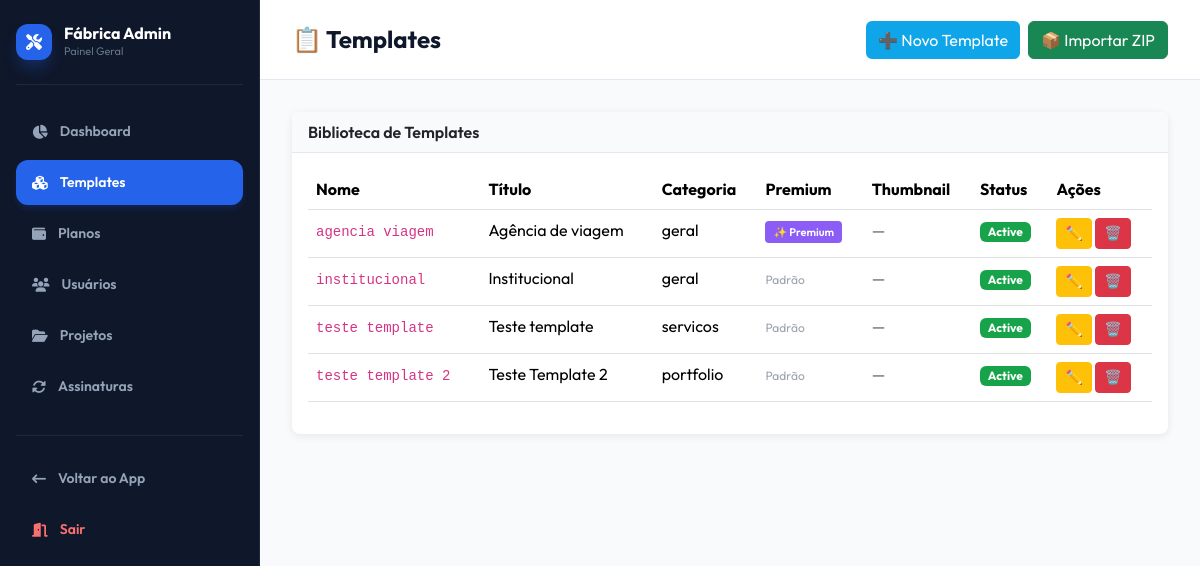
The app's page /templates (signed in), older data.
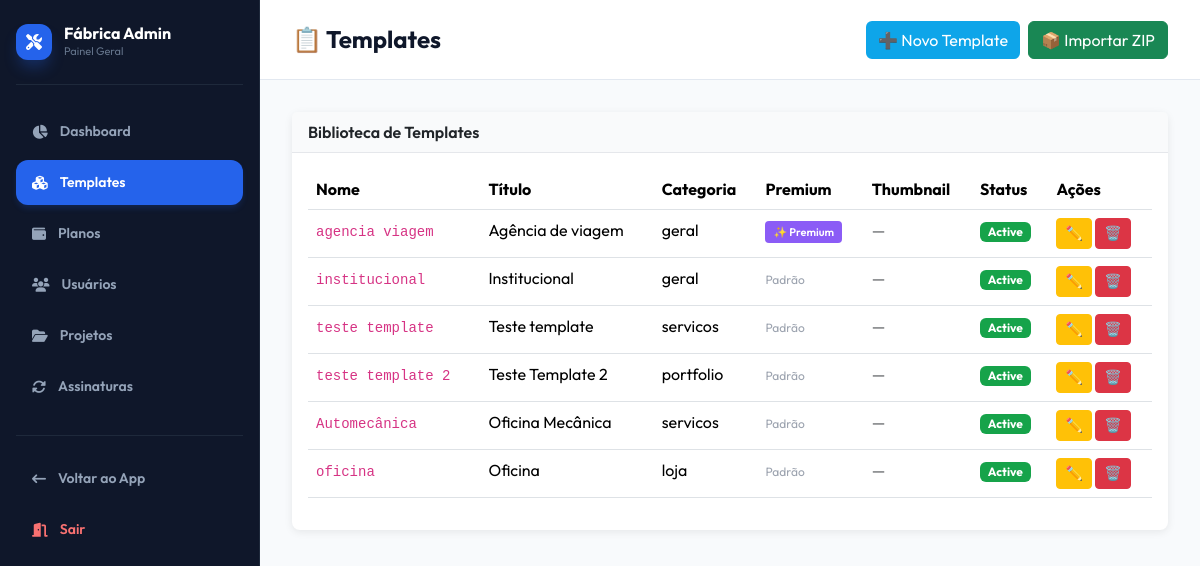
The same page, newer data.
### tables this page shows
CREATE TABLE templates_library (
                id INTEGER PRIMARY KEY AUTOINCREMENT,
                name TEXT UNIQUE NOT NULL,
                title TEXT,
                description TEXT,
                category TEXT,
                html_file TEXT,
                thumb_file TEXT,
                order_position INTEGER DEFAULT 0,
                status TEXT DEFAULT 'active' CHECK(status IN ('active', 'inactive', 'deprecated')),
                created_at DATETIME DEFAULT CURRENT_TIMESTAMP,
                updated_at DATETIME DEFAULT CURRENT_TIMESTAMP,
                deleted_at DATETIME
            , is_premium INTEGER DEFAULT 0);

### app/Controllers/AdminController.php (called while the page is built, shortened)
<?php
class AdminController
{
    private $pdo;
    public function __construct()
    {
        $this->pdo = require __DIR__ . '/../../config/database.php';
    }
    public function templates()
    {
        $templates = $this->pdo->query("
            SELECT * FROM templates_library ORDER BY order_position ASC
        ")->fetchAll(\PDO::FETCH_ASSOC);
        include __DIR__ . '/../Views/admin/templates.php';
    }
}

### public/index.php (called while the page is built, shortened)
<?php
require_once __DIR__ . '/../config/routes.php';

### config/database.php (called while the page is built, shortened)
<?php
$dbFile = __DIR__ . '/../database/app.db';
try {
    $pdo = new \PDO('sqlite:' . $dbFile);
    $pdo->setAttribute(\PDO::ATTR_ERRMODE, \PDO::ERRMODE_EXCEPTION);
    $pdo->exec('PRAGMA foreign_keys = ON');
    return $pdo;
} catch (\PDOException $e) {
    die('Erro ao conectar ao banco SQLite: ' . $e->getMessage());
}

### app/Views/admin/templates.php (the view, shortened to what this page needs)
<!DOCTYPE html>
<html lang="pt-BR">
<head>
    <link href="https://cdn.jsdelivr.net/npm/bootstrap@5.3.2/dist/css/bootstrap.min.css" rel="stylesheet">
    <link rel="stylesheet" href="https://cdnjs.cloudflare.com/ajax/libs/font-awesome/6.4.0/css/all.min.css">
</head>
<body>
    <div class="sidebar">
        <div class="sidebar-header">
            <div class="sidebar-logo">
                <i class="fa-solid fa-screwdriver-wrench text-base text-white"></i>
            </div>
            <div class="sidebar-brand">
                <h4>Fábrica Admin</h4>
                <p>Painel Geral</p>
            </div>
        </div>
        <a href="/admin">
            <i class="fa-solid fa-chart-pie text-lg"></i>
            <span>Dashboard</span>
        </a>
        <a href="/admin/templates" class="active">
            <i class="fa-solid fa-cubes text-lg"></i>
            <span>Templates</span>
        </a>
        <a href="/admin/plans">
            <i class="fa-solid fa-wallet text-lg"></i>
            <span>Planos</span>
        </a>
        <a href="/admin/users">
            <i class="fa-solid fa-users text-lg"></i>
            <span>Usuários</span>
        </a>
        <a href="/admin/projects">
            <i class="fa-solid fa-folder-open text-lg"></i>
            <span>Projetos</span>
        </a>
        <a href="/admin/subscriptions">
            <i class="fa-solid fa-rotate text-lg"></i>
            <span>Assinaturas</span>
        </a>
        <hr>
        <a href="/projects">
            <i class="fa-solid fa-arrow-left-long text-lg"></i>
            <span>Voltar ao App</span>
        </a>
        <a href="/logout" style="color: #f87171;" onmouseover="this.style.background='rgba(248, 113, 113, 0.1)'" onmouseout="this.style.background='transparent'">
            <i class="fa-solid fa-door-open text-lg"></i>
            <span>Sair</span>
        </a>
    </div>
<div class="main-content">
    <div class="topbar">
        <h2>📋 Templates</h2>
        <div class="d-flex gap-2">
            <button class="btn btn-primary" onclick="openTemplateModal()">➕ Novo Template</button>
            <button class="btn btn-success" onclick="openImportZipModal()">📦 Importar ZIP</button>
        </div>
    </div>
    <div class="content-area">
        <div class="card">
            <div class="card-header">
                Biblioteca de Templates
            </div>
            <div class="card-body">
                <table class="table table-hover">
                    <thead>
                    <tr>
                        <th>Nome</th>
                        <th>Título</th>
                        <th>Categoria</th>
                        <th>Premium</th>
                        <th>Thumbnail</th>
                        <th>Status</th>
                        <th>Ações</th>
                    </tr>
                    </thead>
                    <tbody>
                    <?php foreach ($templates as $tpl): ?>
                        <tr>
                            <td><code><?= htmlspecialchars($tpl['name']) ?></code></td>
                            <td><?= htmlspecialchars($tpl['title']) ?></td>
                            <td><?= htmlspecialchars($tpl['category']) ?></td>
                            <td>
                                <?php if ($tpl['is_premium']): ?>
                                    <span class="badge-premium">✨ Premium</span>
                                <?php else: ?>
                                    <span style="color: #9ca3af; font-size: 12px;">Padrão</span>
                                <?php endif; ?>
                            </td>
                            <td>
                                <?php if ($tpl['thumb_file']): ?>
                                    <img src="/templates/thumbs/<?= htmlspecialchars($tpl['thumb_file']) ?>"
                                         class="template-thumb" alt="">
                                <?php else: ?>
                                    <span class="text-muted">—</span>
                                <?php endif; ?>
                            </td>
                            <td>
                                    <span class="badge"
                                          style="background: <?= $tpl['status'] === 'active' ? '#16a34a' : '#dc2626' ?>">
                                        <?= ucfirst($tpl['status']) ?>
                                    </span>
                            </td>
                            <td>
                                <button class="btn btn-sm btn-warning"
                                        onclick="editTemplate(<?= $tpl['id'] ?>)">✏️</button>
                                <button class="btn btn-sm btn-danger"
                                        onclick="deleteTemplate(<?= $tpl['id'] ?>)">🗑️</button>
                            </td>
                        </tr>
                    <?php endforeach; ?>
                    </tbody>
                </table>
            </div>
        </div>
    </div>
</div>
</body>
</html>

### config/routes.php (shortened to what this page needs)
<?php
$uri = parse_url($_SERVER['REQUEST_URI'], PHP_URL_PATH);
$uri = rtrim($uri, '/');
$isApi = strpos($uri, '/api') === 0;
$cleanUri = $isApi ? substr($uri, 4) : $uri;
switch ($cleanUri) {
    case '/admin/templates':
        if (!$isApi) {
            (new AdminController)->templates();
        } else {
            header('Content-Type: application/json');
            (new AdminController)->templates();
        }
        break;
}

### app/Views/admin/templates.php (style rules this page uses)
body { font-family: 'Outfit', 'Inter', sans-serif; display: flex; height: 100vh; background: #f8fafc; margin: 0; -webkit-font-smoothing: antialiased; }
.sidebar { width: 260px; background: #0f172a; color: #94a3b8; padding: 24px 16px; overflow-y: auto; position: fixed; height: 100vh; left: 0; top: 0; display: flex; flex-direction: column; border-right: 1px solid #1e293b; z-index: 1000; }
.sidebar-header { display: flex; align-items: center; gap: 12px; padding-bottom: 24px; border-bottom: 1px solid #1e293b; margin-bottom: 24px; }
.sidebar-logo { height: 36px; width: 36px; background: #2563eb; border-radius: 12px; display: flex; align-items: center; justify-content: center; color: white; box-shadow: 0 10px 15px -3px rgba(37, 99, 235, 0.3); }
.sidebar-brand h4 { margin: 0; font-size: 16px; font-weight: 700; color: white; line-height: 1.2; }
.sidebar-brand p { margin: 0; font-size: 11px; color: #64748b; }
.sidebar a { display: flex; align-items: center; gap: 12px; color: #94a3b8; text-decoration: none; padding: 12px 16px; border-radius: 12px; margin-bottom: 6px; font-weight: 600; font-size: 14px; transition: all 0.3s; }
.sidebar a.active { background: #2563eb; color: white; box-shadow: 0 4px 6px -1px rgba(37, 99, 235, 0.2); }
.sidebar hr { border-color: #1e293b; margin: 20px 0; opacity: 1; }
.main-content { margin-left: 260px; flex: 1; display: flex; flex-direction: column; min-height: 100vh; }
.topbar { background: white; padding: 20px 32px; border-bottom: 1px solid #e2e8f0; display: flex; justify-content: space-between; align-items: center; height: 80px; }
.topbar h2 { margin: 0; font-size: 24px; font-weight: 700; color: #0f172a; }
.content-area { flex: 1; overflow-y: auto; padding: 32px; }
.card { border: none; border-radius: 8px; box-shadow: 0 2px 8px rgba(0, 0, 0, 0.08); margin-bottom: 20px; }
.card-header { background: #f9fafb; border-bottom: 1px solid #e5e7eb; font-weight: 600; }
.btn-primary { background: #0ea5e9; border: none; }
table { background: white; }
thead { background: #f9fafb; }
.badge-premium { background: #8b5cf6; color: white; padding: 4px 8px; border-radius: 4px; font-size: 11px; font-weight: 600; }

Row changes from the older to the newer data that the page shows:
added templates_library: name "Automecânica", title "Oficina Mecânica", category "servicos", is_premium "Padrão", status "Active"
added templates_library: name "oficina", title "Oficina", category "loja", is_premium "Padrão", status "Active"
